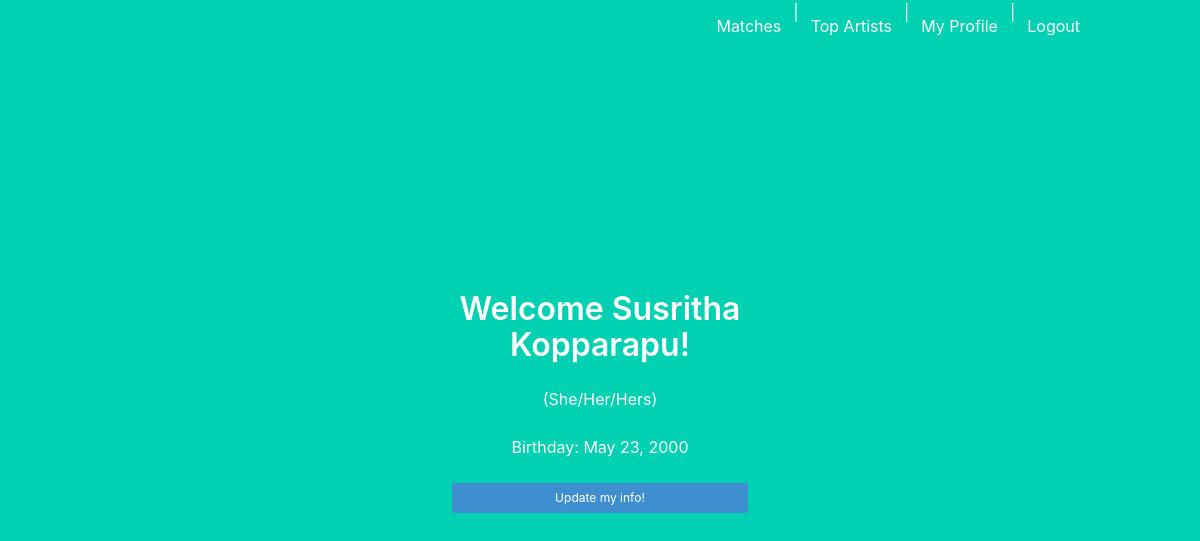
/music/profile_page (signed in), run on an earlier commit of the app's database.
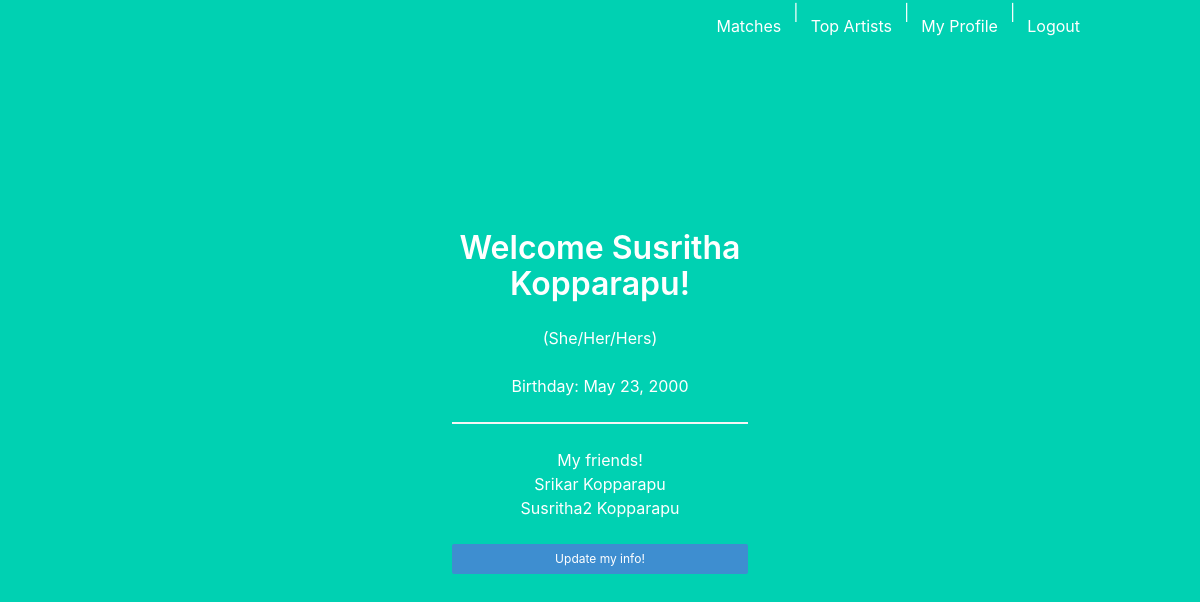
And on a later commit of the database.
### musicmatch/models.py (models this page shows, shortened)
class UserProfile(models.Model):
    PRONOUNS = [
        ('HH', 'He/Him/His'),
        ('SS', 'She/Her/Hers'),
        ('TT', 'They/Them/Theirs'),
        ('HT', 'He/They'),
        ('ST', 'She/They'),
        ('AM', 'Please Ask For My Pronouns'),
    ]
    user = models.OneToOneField(User, on_delete=models.CASCADE, null=True)
    email = models.EmailField(blank=True)
    first_name = models.CharField(max_length = 64, blank = True)
    last_name = models.CharField(max_length = 64, blank = True)
    pronouns = models.CharField(max_length=4, choices=PRONOUNS, default='AM', blank=True)
    dob = models.DateField(null=True, blank=True)
    access_token = models.CharField(max_length = 500, blank = True)
    refresh_token = models.CharField(max_length = 500, blank = True)
    friend_requests = models.ManyToManyField('self', blank=True, symmetrical=False, related_name ='requests')
    friends = models.ManyToManyField('self', blank=True)
    def get_friend_requests(self):
        return self.friend_requests.all()
    def get_pending_requests(self):
        pending_requests = self.requests.all()  # use the reverse action to retrieve on m2m
        return pending_requests
    def get_friends(self):
        return self.friends.all()

### musicmatch/views.py (the view)
# urls.py: path('profile_page', ShowProfilePage.as_view(), name='profile_page'),
class ShowProfilePage(LoginRequiredMixin, DetailView):
    model = UserProfile
    context_object_name = "profile"
    template_name = 'musicmatch/profile_page.html'
    login_url = '/login/'
    def get_object(self):
        profile = UserProfile.objects.get(user=self.request.user)
        return profile

### musicmatch/templates/musicmatch/profile_page.html (shortened to what this page needs)
{% extends "musicmatch/base.html" %}
{% block content %}
<div class="column is-4 is-offset-4">
<h1 class="title"> Welcome {{profile.first_name}} {{profile.last_name}}! </h1>
<h3> ({{profile.get_pronouns_display}}) </h3>
<br>
{% if profile.dob %}
  Birthday: {{profile.dob}}
{% endif %}
<br>
{% if profile.get_friends %}
<hr>
My friends!
<ul>
  {% for friend in profile.get_friends %}
    <li>
      {{friend.first_name}} {{friend.last_name}}
    </li>
  {% endfor %}
</ul>
{% endif %}
<br>
  <form action="{% url 'complete_profile' profile.pk %}">
    <button class="button is-block is-info is-small is-fullwidth">Update my info!</button>
  </form>
<br>
<br>
</div>
{% endblock %}

### musicmatch/templates/musicmatch/base.html (shortened to what this page needs)
<!DOCTYPE html>
<html>
<head>
    <link rel="stylesheet" href="https://cdnjs.cloudflare.com/ajax/libs/bulma/0.7.2/css/bulma.min.css" />
</head>
<body>
    <section class="hero is-primary is-fullheight">
        <div class="hero-head">
            <nav class="navbar">
                <div class="container">
                    <div id="navbarMenuHeroA" class="navbar-menu">
                    <div class="navbar-end">
                    {% if user.is_authenticated %}
                    <a href="{% url 'matches' %}" class="navbar-item">Matches</a> |
                    <a href="{% url 'top_artists' %}" class="navbar-item">Top Artists</a> |
                    <a href="{% url 'profile_page' %}" class="navbar-item">My Profile</a> |
                    <a href="{% url 'logout' %}" class="navbar-item"> Logout </a>
                    {% else %}
                    <a href="{% url 'login' %}" class="navbar-item"> Login </a>|
                    <a href="{% url 'authspotify' %}" class="navbar-item"> Sign Up </a>
                    {% endif %}
                        </div>
                    </div>
                </div>
            </nav>
        </div>
        <div class="hero-body">
            <div class="container has-text-centered">
               {% block content %}
               {% endblock %}
            </div>
        </div>
    </section>
</body>
</html>

What changed in the data, as far as the page shows it:
now on this page (row edited): UserProfile: first_name "Srikar", last_name "Kopparapu"
added UserProfile: first_name "Susritha2", last_name "Kopparapu"
Also different on the page:
text now shown: "My friends!"
